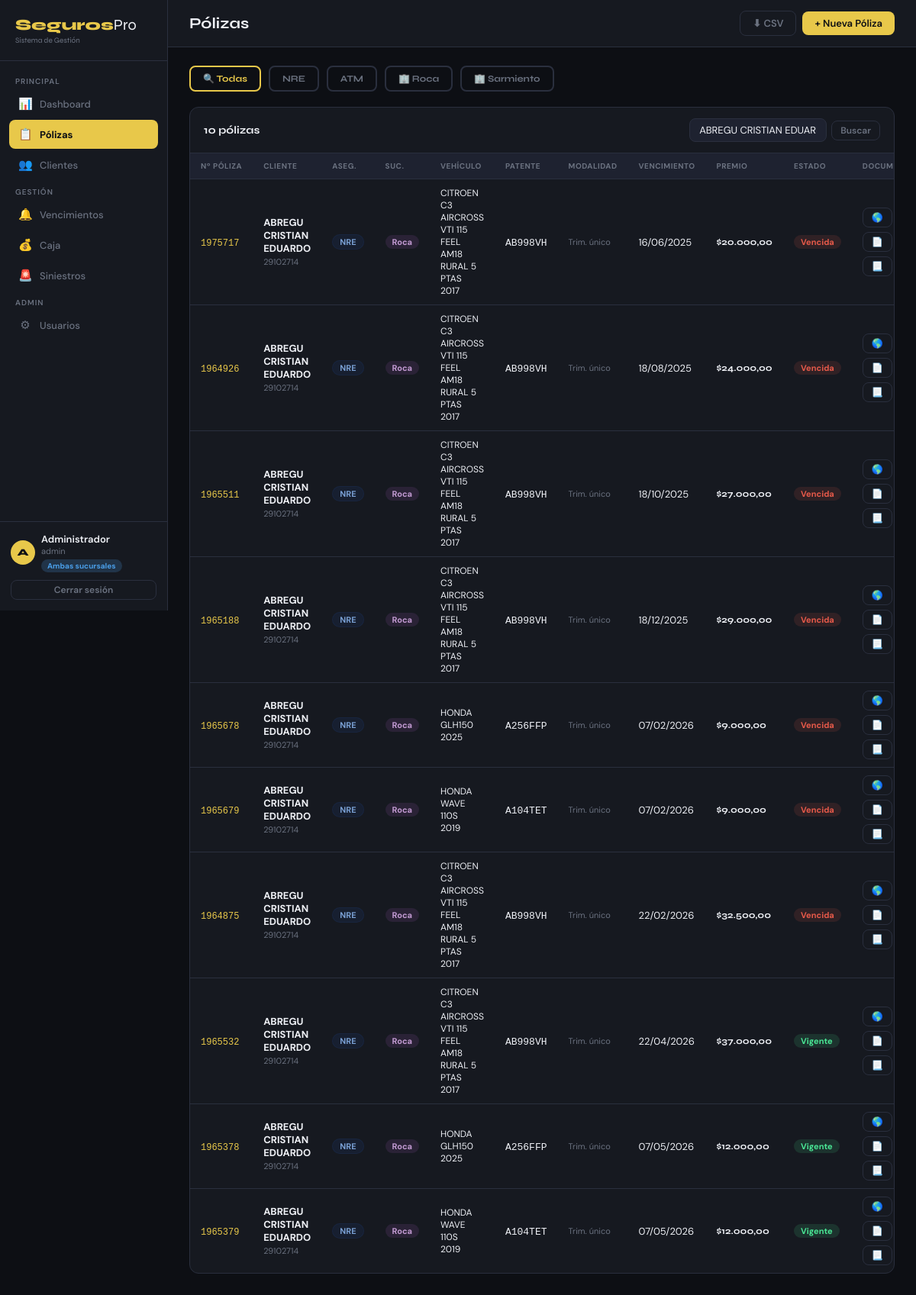
Screenshot of /polizas?q=ABREGU+CRISTIAN+EDUARDO (signed in) with the database file from the repository.
### tables this page shows
CREATE TABLE polizas (
                id INTEGER PRIMARY KEY AUTOINCREMENT,
                npoliza TEXT NOT NULL,
                aseguradora TEXT NOT NULL,
                sucursal TEXT NOT NULL,
                nombre TEXT NOT NULL,
                dni TEXT,
                domicilio TEXT,
                cp TEXT,
                localidad TEXT DEFAULT 'San Miguel de Tucuman',
                provincia TEXT DEFAULT 'Tucuman',
                cond_iva TEXT DEFAULT 'CONSUMIDOR FINAL',
                marca TEXT,
                modelo TEXT,
                anio TEXT,
                patente TEXT,
                motor TEXT,
                chasis TEXT,
                tipo_vehiculo TEXT DEFAULT 'Automovil Nacional',
                carroceria TEXT DEFAULT 'Sedan',
                uso TEXT DEFAULT 'PARTICULAR',
                origen TEXT DEFAULT 'Nacional',
                cobertura TEXT DEFAULT 'A',
                modalidad TEXT DEFAULT 'trimestral_unico',
                prima REAL DEFAULT 0,
                rec_financiero REAL DEFAULT 0,
                iva REAL DEFAULT 0,
                otros_impuestos REAL DEFAULT 0,
                premio REAL DEFAULT 0,
                fecha_inicio TEXT NOT NULL,
                fecha_venc TEXT NOT NULL,
                forma_pago TEXT DEFAULT 'Efectivo',
                obs TEXT,
                activa INTEGER DEFAULT 1,
                creado TEXT DEFAULT CURRENT_TIMESTAMP,
                usuario_id INTEGER
            );

### app.py (the view)
@app.route('/polizas')
@login_required
def polizas():
    aseg = request.args.get('aseg','')
    suc_f= request.args.get('suc','')
    q    = request.args.get('q','')
    suc  = sucursal_usuario()
    sql  = "SELECT * FROM polizas WHERE activa=1"
    params = []
    if suc != 'ambas':
        sql += " AND sucursal=?"; params.append(suc)
    elif suc_f:
        sql += " AND sucursal=?"; params.append(suc_f)
    if aseg:
        sql += " AND aseguradora=?"; params.append(aseg)
    if q:
        sql += " AND (nombre LIKE ? OR patente LIKE ? OR dni LIKE ? OR npoliza LIKE ?)"
        params += [f'%{q}%']*4
    sql += " ORDER BY fecha_venc"
    with get_db() as db:
        lista = db.execute(sql, params).fetchall()
    return render_template('polizas.html', polizas=lista, estado=estado,
        fmt_fecha=fmt_fecha, fmt_peso=fmt_peso, aseg=aseg, q=q, suc_f=suc_f)

### app.py (called while the page is built)
def get_db():
    conn = sqlite3.connect(DB)
    conn.row_factory = sqlite3.Row
    return conn

def dias_venc(v):
    try: return (datetime.strptime(v,'%Y-%m-%d').date() - date.today()).days
    except: return 999

def estado(v):
    d = dias_venc(v)
    if d < 0:   return 'Vencida','exp'
    if d <= 30: return f'Vence en {d}d','warn'
    return 'Vigente','ok'

def fmt_fecha(s):
    if not s: return '—'
    try:
        p = s.split('-')
        return f"{p[2]}/{p[1]}/{p[0]}"
    except: return s

def fmt_peso(n):
    try: return f"${float(n):,.2f}".replace(',','X').replace('.',',').replace('X','.')
    except: return '$0,00'

def sucursal_usuario():
    return session.get('sucursal','ambas')

def login_required(f):
    @wraps(f)
    def dec(*a,**kw):
        if 'user_id' not in session: return redirect(url_for('login'))
        return f(*a,**kw)
    return dec

### templates/polizas.html (shortened to what this page needs)
{% extends 'base.html' %}
{% block page_title %}Pólizas{% endblock %}
{% block topbar_actions %}
  <a href="{{ url_for('exportar_polizas') }}" class="btn btn-ghost">⬇ CSV</a>
  <button class="btn btn-primary" onclick="openModal('poliza')">+ Nueva Póliza</button>
{% endblock %}
{% block content %}
<div class="seg-selector">
  <a href="{{ url_for('polizas') }}" class="seg-btn {% if not aseg %}active-all{% endif %}">🔍 Todas</a>
  <a href="{{ url_for('polizas', aseg='NRE') }}" class="seg-btn {% if aseg=='NRE' %}active-nre{% endif %}">NRE</a>
  <a href="{{ url_for('polizas', aseg='ATM') }}" class="seg-btn {% if aseg=='ATM' %}active-atm{% endif %}">ATM</a>
  {% if session.sucursal == 'ambas' %}
  <a href="{{ url_for('polizas', suc_f='Roca') }}" class="seg-btn {% if suc_f=='Roca' %}active-all{% endif %}" style="{% if suc_f=='Roca' %}border-color:var(--roca);color:var(--roca){% endif %}">🏢 Roca</a>
  <a href="{{ url_for('polizas', suc_f='Sarmiento') }}" class="seg-btn {% if suc_f=='Sarmiento' %}active-all{% endif %}" style="{% if suc_f=='Sarmiento' %}border-color:var(--sarmiento);color:var(--sarmiento){% endif %}">🏢 Sarmiento</a>
  {% endif %}
</div>
<div class="table-wrap">
  <div class="table-header">
    <div class="table-title">{{ polizas|length }} póliza{{ 's' if polizas|length!=1 }}</div>
    <form class="search-form" method="GET">
      <input class="search-box" name="q" value="{{ q }}" placeholder="🔎 Nombre, patente, DNI, nº póliza...">
      <button type="submit" class="btn btn-ghost btn-sm">Buscar</button>
    </form>
  </div>
  <table><thead><tr><th>Nº Póliza</th><th>Cliente</th><th>Aseg.</th><th>Suc.</th><th>Vehículo</th><th>Patente</th><th>Modalidad</th><th>Vencimiento</th><th>Premio</th><th>Estado</th><th>Documentos</th><th></th></tr></thead>
  <tbody>
    {% for p in polizas %}{% set lbl,cls=estado(p.fecha_venc) %}
    <tr>
      <td><span style="font-family:monospace;font-size:12px;color:var(--accent)">{{ p.npoliza }}</span></td>
      <td><strong>{{ p.nombre }}</strong><br><span style="color:var(--muted);font-size:11px">{{ p.dni or '' }}</span></td>
      <td><span class="badge badge-{{ 'nre' if 'NRE' in p.aseguradora else 'atm' }}">{{ p.aseguradora }}</span></td>
      <td><span class="badge badge-{{ p.sucursal.lower() }}">{{ p.sucursal }}</span></td>
      <td style="font-size:12px">{{ p.marca or '' }} {{ p.modelo or '' }}<br>{{ p.anio or '' }}</td>
      <td><span style="font-family:monospace">{{ p.patente or '—' }}</span></td>
      <td style="font-size:11px;color:var(--muted)">{{ {'trimestral_unico':'Trim. único','trimestral_mensual':'Trim. mensual','bimestral_unico':'Bim. único'}.get(p.modalidad, p.modalidad) }}</td>
      <td>{{ fmt_fecha(p.fecha_venc) }}</td>
      <td style="font-family:'Syne',sans-serif;font-weight:700;font-size:12px">{{ fmt_peso(p.premio) }}</td>
      <td><span class="badge badge-{{ cls }}">{{ lbl }}</span></td>
      <td>{% from '_docs_btns.html' import docs_btns %}{{ docs_btns(p) }}</td>
    </tr>
    {% else %}
    <tr><td colspan="12"><div class="empty"><div class="empty-icon">📋</div><div class="empty-text">Sin resultados</div></div></td></tr>
    {% endfor %}
  </tbody></table>
</div>
{% endblock %}

### templates/_docs_btns.html (shortened to what this page needs)
{% macro docs_btns(p) %}
<div class="docs-btns">
  {% set aseg = p.aseguradora|upper %}
  <a href="{{ url_for('generar_doc', pid=p.id, tipo='mercosur') }}" class="btn btn-ghost btn-sm" title="Mercosur" target="_blank">🌎</a>
  <a href="{{ url_for('generar_doc', pid=p.id, tipo='cert_cobertura') }}" class="btn btn-ghost btn-sm" title="Cert. Cobertura" target="_blank">📄</a>
  {% if 'NRE' in aseg %}
  <a href="{{ url_for('generar_doc', pid=p.id, tipo='frente_poliza') }}" class="btn btn-ghost btn-sm" title="Frente de Póliza" target="_blank">📃</a>
  {% endif %}
</div>
{% endmacro %}

### templates/base.html (style rules this page uses)
:root { --bg:#0d0f14;--surface:#161920;--surface2:#1e2230;--border:#2a2f3e;--accent:#e8c84a;--accent2:#4a9ee8;--danger:#e85a4a;--success:#4ae896;--text:#eef0f5;--muted:#6b7280;--roca:#9b59b6;--sarmiento:#e67e22 }
* { box-sizing:border-box;margin:0;padding:0 }
body { font-family:'DM Sans',sans-serif;background:var(--bg);color:var(--text);min-height:100vh }
.btn { padding:7px 16px;border-radius:8px;border:none;cursor:pointer;font-family:'DM Sans',sans-serif;font-size:13px;font-weight:600;transition:all .2s;text-decoration:none;display:inline-flex;align-items:center;gap:5px }
.btn-primary { background:var(--accent);color:#0d0f14 }
.btn-ghost { background:transparent;color:var(--muted);border:1px solid var(--border) }
.btn-sm { padding:4px 11px;font-size:12px }
.table-wrap { background:var(--surface);border:1px solid var(--border);border-radius:12px;overflow:hidden;margin-bottom:20px }
.table-header { padding:14px 18px;border-bottom:1px solid var(--border);display:flex;align-items:center;justify-content:space-between;gap:10px;flex-wrap:wrap }
.table-title { font-family:'Syne',sans-serif;font-weight:700;font-size:14px }
.search-form { display:flex;gap:6px;align-items:center }
.search-box { padding:6px 12px;background:var(--surface2);border:1px solid var(--border);border-radius:8px;color:var(--text);font-family:'DM Sans',sans-serif;font-size:13px;outline:none;min-width:180px }
table { width:100%;border-collapse:collapse }
th { padding:10px 14px;text-align:left;font-size:10px;color:var(--muted);font-weight:700;text-transform:uppercase;letter-spacing:.5px;border-bottom:1px solid var(--border);background:var(--surface2);white-space:nowrap }
td { padding:10px 14px;font-size:13px;border-bottom:1px solid var(--border);vertical-align:middle }
tr:last-child td { border-bottom:none }
.badge { display:inline-flex;align-items:center;gap:3px;padding:2px 9px;border-radius:20px;font-size:11px;font-weight:700 }
.badge-nre { background:rgba(26,42,74,.4);color:#7aa0d4;border:1px solid rgba(26,42,74,.6) }
.badge-ok { background:rgba(74,232,150,.12);color:var(--success) }
.badge-exp { background:rgba(232,90,74,.12);color:var(--danger) }
.badge-roca { background:rgba(155,89,182,.15);color:#c39bd3 }
input,select,textarea { padding:8px 11px;background:var(--surface2);border:1px solid var(--border);border-radius:8px;color:var(--text);font-family:'DM Sans',sans-serif;font-size:13px;outline:none;transition:border-color .2s;width:100% }
.seg-selector { display:flex;gap:10px;margin-bottom:20px;flex-wrap:wrap }
.seg-btn { padding:8px 16px;border-radius:8px;border:2px solid var(--border);background:transparent;cursor:pointer;font-family:'Syne',sans-serif;font-weight:700;font-size:12px;color:var(--muted);text-decoration:none;transition:all .2s }
.seg-btn.active-all,.seg-btn:hover { border-color:var(--accent);color:var(--accent) }
.docs-btns { display:flex;gap:6px;flex-wrap:wrap }

### rows the page displays
polizas: npoliza "1975717", nombre "ABREGU CRISTIAN EDUARDO", dni "29102714", aseguradora "NRE", sucursal "Roca", marca "CITROEN", modelo "C3 AIRCROSS VTI 115 FEEL AM18 RURAL 5 PTAS", anio "2017", patente "AB998VH", modalidad "Trim. único", fecha_venc "16/06/2025", premio "$20.000,00", lbl "Vencida"
polizas: npoliza "1964926", nombre "ABREGU CRISTIAN EDUARDO", dni "29102714", aseguradora "NRE", sucursal "Roca", marca "CITROEN", modelo "C3 AIRCROSS VTI 115 FEEL AM18 RURAL 5 PTAS", anio "2017", patente "AB998VH", modalidad "Trim. único", fecha_venc "18/08/2025", premio "$24.000,00", lbl "Vencida"
polizas: npoliza "1965511", nombre "ABREGU CRISTIAN EDUARDO", dni "29102714", aseguradora "NRE", sucursal "Roca", marca "CITROEN", modelo "C3 AIRCROSS VTI 115 FEEL AM18 RURAL 5 PTAS", anio "2017", patente "AB998VH", modalidad "Trim. único", fecha_venc "18/10/2025", premio "$27.000,00", lbl "Vencida"
polizas: npoliza "1965188", nombre "ABREGU CRISTIAN EDUARDO", dni "29102714", aseguradora "NRE", sucursal "Roca", marca "CITROEN", modelo "C3 AIRCROSS VTI 115 FEEL AM18 RURAL 5 PTAS", anio "2017", patente "AB998VH", modalidad "Trim. único", fecha_venc "18/12/2025", premio "$29.000,00", lbl "Vencida"
polizas: npoliza "1965678", nombre "ABREGU CRISTIAN EDUARDO", dni "29102714", aseguradora "NRE", sucursal "Roca", marca "HONDA", modelo "GLH150", anio "2025", patente "A256FFP", modalidad "Trim. único", fecha_venc "07/02/2026", premio "$9.000,00", lbl "Vencida"
polizas: npoliza "1965679", nombre "ABREGU CRISTIAN EDUARDO", dni "29102714", aseguradora "NRE", sucursal "Roca", marca "HONDA", modelo "WAVE 110S", anio "2019", patente "A104TET", modalidad "Trim. único", fecha_venc "07/02/2026", premio "$9.000,00", lbl "Vencida"
polizas: npoliza "1964875", nombre "ABREGU CRISTIAN EDUARDO", dni "29102714", aseguradora "NRE", sucursal "Roca", marca "CITROEN", modelo "C3 AIRCROSS VTI 115 FEEL AM18 RURAL 5 PTAS", anio "2017", patente "AB998VH", modalidad "Trim. único", fecha_venc "22/02/2026", premio "$32.500,00", lbl "Vencida"
polizas: npoliza "1965532", nombre "ABREGU CRISTIAN EDUARDO", dni "29102714", aseguradora "NRE", sucursal "Roca", marca "CITROEN", modelo "C3 AIRCROSS VTI 115 FEEL AM18 RURAL 5 PTAS", anio "2017", patente "AB998VH", modalidad "Trim. único", fecha_venc "22/04/2026", premio "$37.000,00", lbl "Vigente"
polizas: npoliza "1965378", nombre "ABREGU CRISTIAN EDUARDO", dni "29102714", aseguradora "NRE", sucursal "Roca", marca "HONDA", modelo "GLH150", anio "2025", patente "A256FFP", modalidad "Trim. único", fecha_venc "07/05/2026", premio "$12.000,00", lbl "Vigente"
polizas: npoliza "1965379", nombre "ABREGU CRISTIAN EDUARDO", dni "29102714", aseguradora "NRE", sucursal "Roca", marca "HONDA", modelo "WAVE 110S", anio "2019", patente "A104TET", modalidad "Trim. único", fecha_venc "07/05/2026", premio "$12.000,00", lbl "Vigente"

### other values shown
{{ session.nombre[0].upper() if session.nombre else 'U' }} "A"
{{ session.nombre }} "Administrador"
{{ session.rol }} "admin"
{{ 'Ambas sucursales' if suc=='ambas' else suc }} "Ambas sucursales"
{{ polizas|length }} "10"
{{ 's' if polizas|length!=1 }} "s"
